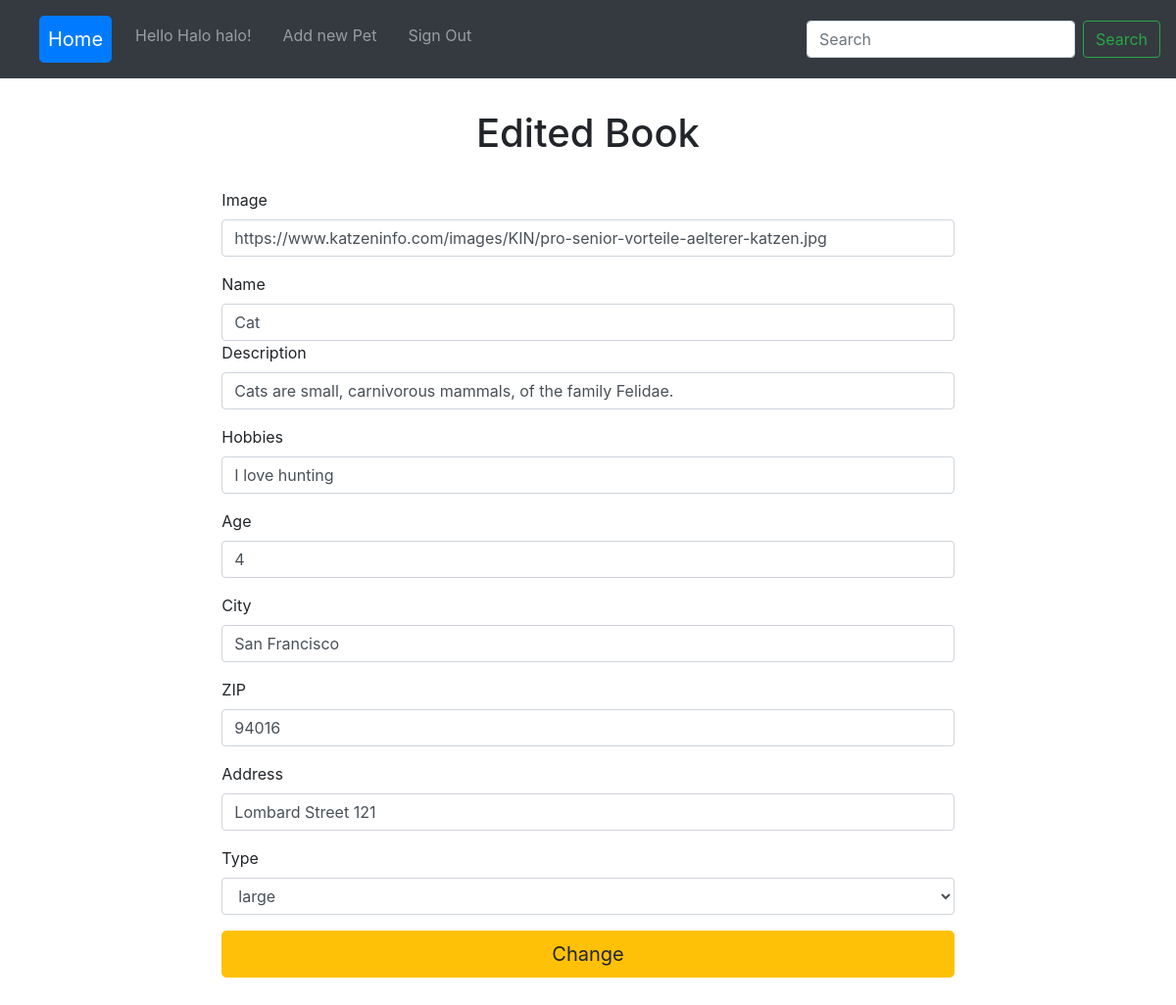
Screenshot of /PHP/update.php?id=6 (signed in) with the database file from the repository.
### tables this page shows
CREATE TABLE `users` (
  `ID` int(11) NOT NULL,
  `NAME` varchar(255) NOT NULL,
  `EMAIL` varchar(255) NOT NULL,
  `PASS` varchar(255) NOT NULL,
  `STATUS` enum('user','admin') NOT NULL DEFAULT 'user'
);

CREATE TABLE `animals` (
  `ID` int(11) NOT NULL,
  `IMG` varchar(255) DEFAULT NULL,
  `NAME` varchar(255) DEFAULT NULL,
  `DESCRIPTION` varchar(255) DEFAULT NULL,
  `HOBBIES` varchar(255) DEFAULT NULL,
  `AGE` varchar(255) DEFAULT NULL,
  `CITY` varchar(255) DEFAULT NULL,
  `ZIP` varchar(255) DEFAULT NULL,
  `ADDRESS` varchar(255) DEFAULT NULL,
  `SIZE` enum('small','large','senior') DEFAULT NULL
);

### PHP/update.php (the view, shortened to what this page needs)
<?php
require_once 'db_connect.php';
$res=mysqli_query($conn, "SELECT * FROM users WHERE ID =".$_SESSION['admin']);
$userRow=mysqli_fetch_array($res, MYSQLI_ASSOC);
if($_GET["id"]) {
    $id = $_GET["id"];
    $sql = "SELECT * FROM `animals` WHERE `ID` = $id";
    $result = mysqli_query($conn, $sql);
    $row = $result->fetch_assoc();
}
?>
<!DOCTYPE html>
<html lang="en">
<head>
    <link rel="stylesheet" href="https://cdn.jsdelivr.net/npm/bootstrap@4.5.3/dist/css/bootstrap.min.css">
    <link rel="stylesheet" href="../css/style.css">
</head>
<body>
<nav class="navbar navbar-expand-lg navbar-dark bg-dark">
  <div class="collapse navbar-collapse" id="navbarSupportedContent">
    <ul class="navbar-nav mr-auto">
      <li class="nav-item active">
        <a class="nav-link btn btn-primary btn-lg m-2" href="home.php">Home <span class="sr-only">(current)</span></a>
      </li>
      <li class="nav-item">
      <a class="nav-link m-2" href="logout.php">Hello <?php echo $userRow['NAME']; ?>!</a>
      </li>
      <li class="nav-item">
      <a class="nav-link m-2" href="create.php">Add new Pet</a>
      </li>
      <li class="nav-item">
      <a class="nav-link m-2" href="logout.php?logout">Sign Out</a>
      </li>
    </ul>
    <form class="form-inline my-2 my-lg-0">
      <input class="form-control mr-sm-2" type="search" placeholder="Search" aria-label="Search">
      <button class="btn btn-outline-success my-2 my-sm-0" type="submit">Search</button>
    </form>
  </div>
</nav>
<div class="container-fluid bgbox1">
    <div class="row justify-content-center">
        <div class="col-8 m">
        <h1>Edited Book</h1>
            <form action="a_update.php" method="post">
                <div class="form-group">
                    <label for="exampleFormControlInput1">Image</label>
                    <input type="text" class="form-control" name="img" value="<?php echo $row['IMG'] ?>">
                </div>
                <div>
                    <label for="exampleFormControlInput1">Name</label>
                    <input type="text" class="form-control" name="name" value="<?php echo $row['NAME'] ?>">
                </div>
                <div class="form-group">
                    <label for="exampleFormControlInput1">Description</label>
                    <input type="text" class="form-control" name="description" value="<?php echo $row['DESCRIPTION'] ?>">
                </div>
                <div class="form-group">
                    <label for="exampleFormControlInput1">Hobbies</label>
                    <input type="text" class="form-control" name="hobbies" value="<?php echo $row['HOBBIES'] ?>">
                </div>
                <div class="form-group">
                    <label for="exampleFormControlInput1">Age</label>
                    <input type="text" class="form-control" name="age" value="<?php echo $row['AGE'] ?>">
                </div>
                <div class="form-group">
                    <label for="exampleFormControlInput1">City</label>
                    <input type="text" class="form-control" name="city" value="<?php echo $row['CITY'] ?>">
                </div>
                <div class="form-group">
                    <label for="exampleFormControlInput1">ZIP</label>
                    <input type="text" class="form-control" name="zip" value="<?php echo $row['ZIP'] ?>">
                </div>
                <div class="form-group">
                    <label for="exampleFormControlInput1">Address</label>
                    <input type="text" class="form-control" name="address" value="<?php echo $row['ADDRESS'] ?>">
                </div>
                <div class="form-group">
                    <label for="exampleFormControlSelect1">Type</label>
                    <select class="form-control" name="size">
                    <option><?php echo $row['SIZE'] ?></option>
                    </select>
                </div>
                <button type="submit" class="btn btn-warning btn-lg btn-block">Change</button>
            </form>
        </div>
    </div>
</div>
</body>
</html>

### CSS/style.css (style rules this page uses)
h1 { text-align: center; margin-bottom: 2rem; }
.bgbox1 { padding: 2rem; }

### rows the page displays
users: NAME "Halo halo"
animals: img "https://www.katzeninfo.com/images/KIN/pro-senior-vorteile-aelterer-katzen.jpg", name "Cat", description "Cats are small, carnivorous mammals, of the family Felidae.", hobbies "I love hunting", age "4", city "San Francisco", zip "94016", address "Lombard Street 121", size "large"
